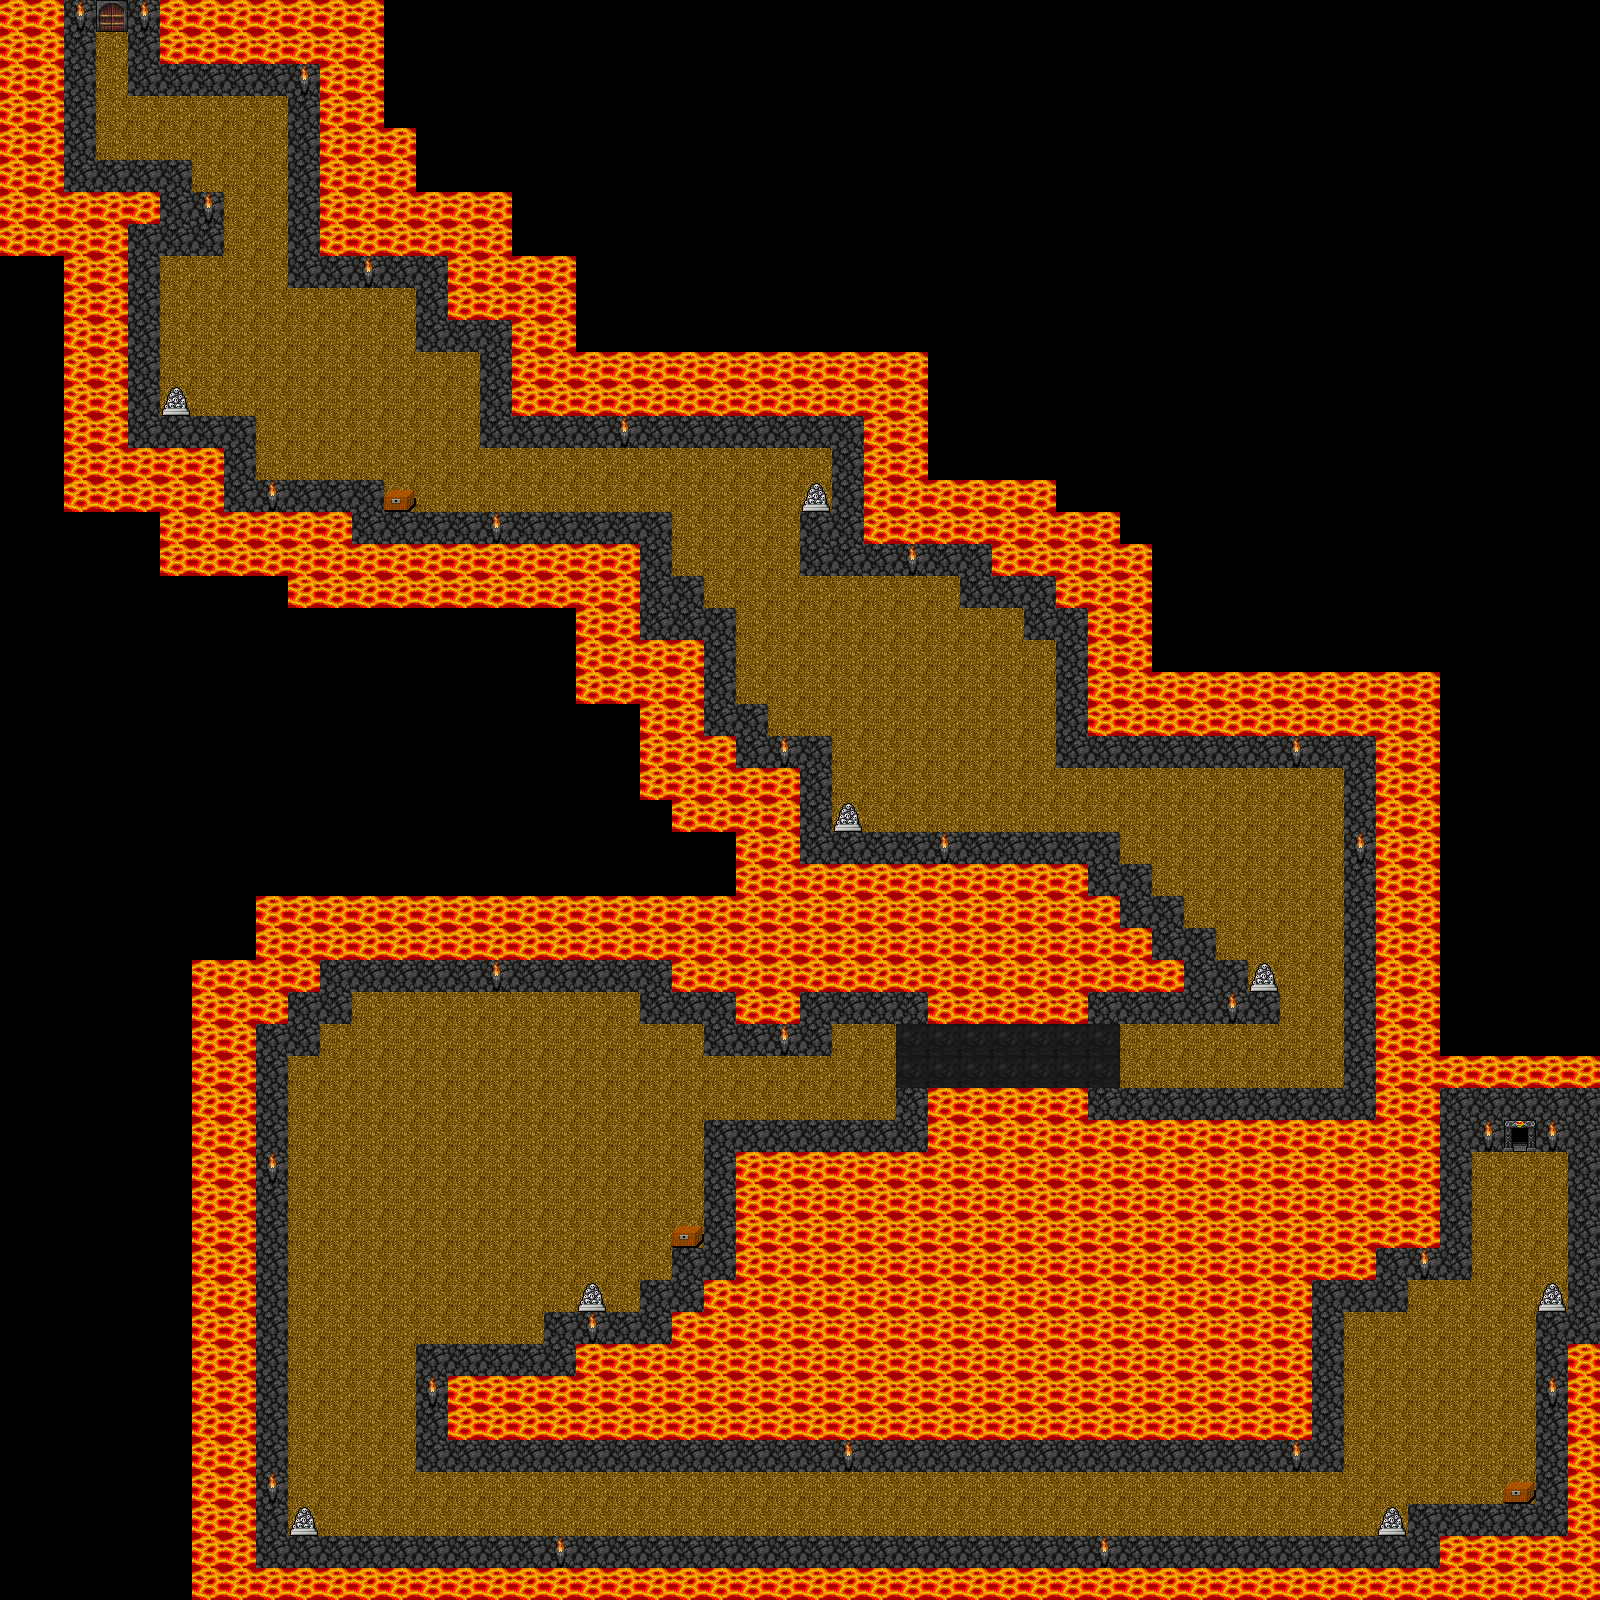

Tiled map render using the project's own tile images. Description and the map definition, with tile-layer contents summarised, below:
An orthogonal 50x50 tile map with 32x32 px tiles, 2 tile layers (Tile Layer 1, Tile Layer 2).

<map version="1.2" tiledversion="1.2.2" orientation="orthogonal" renderorder="right-down" width="50" height="50" tilewidth="32" tileheight="32" infinite="0" nextlayerid="3" nextobjectid="1">
 <tileset firstgid="1" source="DungeonCrawl_ProjectUtumnoTileset.tsx" />
 <layer id="1" name="Tile Layer 1" width="50" height="50">
  <data>[2500 cells, 1526 non-empty, 6 distinct tile ids]</data>
 </layer>
 <layer id="2" name="Tile Layer 2" width="50" height="50">
  <data>[2500 cells, 39 non-empty, 3 distinct tile ids]</data>
 </layer>
</map>
